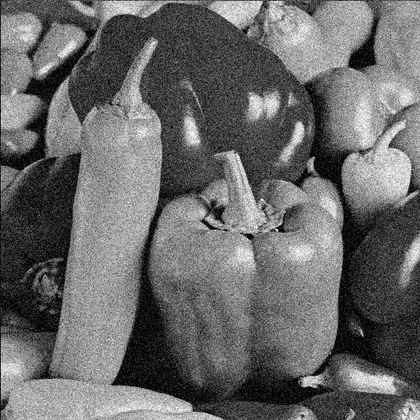
%> input picture 01_Otsu大津算法/二维OTSU/NgPeppers.tif, 420 x 420 px, shrunk from 512 x 512 before the run
$ octave testOtsuThresholding.m   (GNU Octave 9; MATLAB toolbox functions it lacks are replaced by stand-ins)
%> lines starting %> are read from the running program, lines starting %| are printed output that depends on the picture
### 01_Otsu大津算法/01_myOtsuMetod/myOtsu.m
function [finalThreshold] = myOtsu(Histogram)
%{
函数说明： 使用Otsu方法对直方图进行阈值选择函数
参数说明：
	Histogram：待处理的二值图像直方图
返回值说明：
    finalThreshold：得到的阈值
---------------------------------------------------------------------------

调用示例：[finalThreshold] = otsuThresholding(Histogram)
%}
    % 1 Otsu方法（此处使用的为累加的方法）
    wk = 0;
    muk = 0;
    L = length(Histogram);
    muT = sum((0 : L - 1) .* Histogram);
    w1 = 0;
    w2 = 0;
    mu1 = 0;
    mu2 = 0;

    for k = 1 : L
        wk = wk + Histogram(k);
        muk = muk + (k - 1) * Histogram(k);
        sigma_B(k) = (muT * wk - muk)^2 / (wk * (1 - wk));

    end

    for i = 1:L
        for k = 1:i
            w1 = w1 + Histogram(k);
            mu1 = mu1 + (k - 1) * Histogram(k);
            % mu2 = mu2 + (L - k + 1) * Histogram(k + 1);
        end
        for k = L:-1:i+1
            w2 = w2 + Histogram(k);
            mu2 = mu2 + (k - 1) * Histogram(k);
        end
        k_opt(i) = power(mu1, 2) + power(mu2, 2);
    end
    [maxValue1, threshold1] = max(k_opt);

    % 2 找到对应sigmaB的最大值索引减去1 即为所求阈值
    [maxValue, threshold] = max(sigma_B);
    finalThreshold = threshold - 1;
    disp([maxValue, threshold]);

    % 3 绘制目标函数图像，图像直方图
    % 3.1 为了便于观察sigmaB所构成的曲线（目标函数曲线），对sigmaB的值进行归一化处理
    sigmaB_Normal = (sigma_B - min(sigma_B)) ./ (max(sigma_B) - min(sigma_B));

    % 3.2 为了便于观察灰度值出现的频率构成的曲线（灰度直方图），将Histogram值进行了归一化[0,1]
    % 可能有问题
    frequencyNormal = (Histogram - min(Histogram)) ./ (max(Histogram) - min(Histogram));

    figure, hold on,
    plot(0 : (L - 1), sigmaB_Normal(:), 'r-'),
    plot([finalThreshold, finalThreshold], [0.0 1.0], 'r-.'),% 标记计算的阈值的位置
    plot(0 : (L - 1), frequencyNormal),
    xlim([0 (L - 1)]),
    title('类间方差变化曲线及其最优阈值'),
    text(finalThreshold, 0.5, ['\leftarrow' num2str(finalThreshold)], 'HorizontalAlignment', 'left'),
    hold off;
end

### 01_Otsu大津算法/01_myOtsuMetod/RegionNonuniformity.m
function [NU] = RegionNonuniformity(originImage, resultImage)
% 函数说明：计算分割图像的区域不均匀性
% 参数说明： originImage：原始图像
%           resultImage：分割后的二值图像
% 返回值:
%           NU:区域不均匀程度
%-----------------------------------------------------------------------------

% 调用实例：NU = RegionNonuniformity(originImage, resultImage)

    % 取反操作（注意此操作不一定要执行，要根据前景（目标像素）像素为白色或黑色来判断，如果为黑色则要取反操作）
    resultImage = ~resultImage;
    % 为避免点乘操作出现误差，先将数据类型变为double
    originImage = im2double(originImage);
    resultImage = im2double(resultImage);
    % 计算前景（目标）和背景像素的个数
    FT_num = nnz(resultImage);
    BT_num = nnz(~resultImage);
    % 计算整幅图像的标准差
    sigma = std2(originImage);
    % 计算前景图像
    foregroundImage = originImage .* resultImage;
    % 计算前景图像标准差
    % 操作分割出来的前景图像，将其为0的像素设置为空数组，方便计算矩阵的标准差
    foregroundImage(find(foregroundImage == 0)) = [];
    sigma_f = std(foregroundImage);
    % 计算区域的不均匀程度
    NU = (FT_num / (FT_num + BT_num)) * power(sigma_f, 2) / power(sigma, 2);

end

### 01_Otsu大津算法/01_myOtsuMetod/Q.m
function [Qe] = Q(originImage, resultImage)
% 函数说明：Q法评估分割图像的质量
% 参数说明：
%   originImage：原始图像
%   resultImage：二值图像
% 返回值说明：
%   Q：评估值，值越小越好。
%----------------------------------------------------------------------------------

% 调用示例：[Qe] = Q(originImage, resultImage)

    % 1、计算图像的大小，并调整图像数据类型
    [M, N] = size(originImage);
    maxValue = max(max(originImage));
    originImage = im2double(originImage);
    resultImage = im2double(resultImage);
    originImage = originImage * double(maxValue);

    % 2、计算前景和背景图像
    foregroundImage = originImage .* resultImage;
    backgroundImage = originImage .* ~resultImage;

    % 3、计算前景和背景图像的像素个数
    foregroundImage_size = nnz(resultImage);
    backgroundImage_size = nnz(~resultImage);

    % 4、计算前景和背景图像的总的灰度像素值
    foregroundImage_value_sum = sum(sum(foregroundImage));
    backgroundImage_value_sum = sum(sum(backgroundImage));

    % 5、计算前景和背景图像的灰度均值
    foregroundImage_value_average = foregroundImage_value_sum / foregroundImage_size;
    backgroundImage_value_average = backgroundImage_value_sum / backgroundImage_size;

    % 6、计算前景和背景图像的均值矩阵
    foregroundImage_average_matrix = resultImage .* foregroundImage_value_average;
    backgroundImage_average_matrix = ~resultImage .* backgroundImage_value_average;

    % 7、计算前景和背景图像的差值矩阵
    foregroundImage_diff_matrix = foregroundImage - foregroundImage_average_matrix;
    backgroundImage_diff_matrix = backgroundImage - backgroundImage_average_matrix;

    % 8、计算前景和背景图像的平方颜色误差
    e1_2 = sum(sum(power(foregroundImage_diff_matrix, 2)));
    e2_2 = sum(sum(power(backgroundImage_diff_matrix, 2)));

    % 9、给定RAi的值，实际上要做判断才能得出
    RA1 = 1;
    RA2 = 1;

    % 10、计算Q值
    Qe = (sqrt(2) / (N * M)) * ((e1_2 / (1 + log(foregroundImage_size)) + ...
            power((RA1 / foregroundImage_size), 2)) + ...
            (e2_2 / (1 + log(backgroundImage_size)) + ...
            power((RA2 / backgroundImage_size), 2)));
end

### 01_Otsu大津算法/01_myOtsuMetod/F.m
function [Res] = F(originImage, resultImage)
% 函数说明：F法评估分割图像的质量
% 参数说明：
%   originImage：原始图像
%   resultImage：二值图像
% 返回值说明：
%   F：评估值，值越小越好。
%----------------------------------------------------------------------------------

% 调用示例：[Res] = F(originImage, resultImage)

    % 1、计算图像的大小，并调整图像数据类型
    [M, N] = size(originImage);
    maxValue = max(max(originImage));
    originImage = im2double(originImage);
    resultImage = im2double(resultImage);
    originImage = originImage * double(maxValue);

    % 2、计算前景和背景图像
    foregroundImage = originImage .* resultImage;
    backgroundImage = originImage .* ~resultImage;

    % 3、计算前景和背景图像的像素个数
    foregroundImage_size = nnz(resultImage);
    backgroundImage_size = nnz(~resultImage);

    % 4、计算前景和背景图像的总的灰度像素值
    foregroundImage_value_sum = sum(sum(foregroundImage));
    backgroundImage_value_sum = sum(sum(backgroundImage));

    % 5、计算前景和背景图像的灰度均值
    foregroundImage_value_average = foregroundImage_value_sum / foregroundImage_size;
    backgroundImage_value_average = backgroundImage_value_sum / backgroundImage_size;

    % 6、计算前景和背景图像的均值矩阵
    foregroundImage_average_matrix = resultImage .* foregroundImage_value_average;
    backgroundImage_average_matrix = ~resultImage .* backgroundImage_value_average;

    % 7、计算前景和背景图像的差值矩阵
    foregroundImage_diff_matrix = foregroundImage - foregroundImage_average_matrix;
    backgroundImage_diff_matrix = backgroundImage - backgroundImage_average_matrix;

    % 8、计算前景和背景图像的平方颜色误差
    e1_2 = sum(sum(power(foregroundImage_diff_matrix, 2)));
    e2_2 = sum(sum(power(backgroundImage_diff_matrix, 2)));

    % 9、计算F值
    Res = (sqrt(2) / (N * M)) * ((e1_2 / sqrt(foregroundImage_size)) +...
                                (e2_2 / sqrt(backgroundImage_size)));
end

### 01_Otsu大津算法/01_myOtsuMetod/subim2bw.m
function [imgbw] = subim2bw(img, threshold)
%{
函数说明： 二值化处理函数
参数说明：
	img：待二值化处理的图像
	threshold：阈值
返回值说明：
    imgbw：分割后的二值图像
---------------------------------------------------------------------------

调用示例：[imgbw] = subim2bw(img, threshold)
%}
    imgbw = false(size(img));  % 将整幅输入的图像全部置为0/False
    imgbw(img > threshold) = true;  % 图像矩阵的像素值大于阈值的置为1/True

### 01_Otsu大津算法/01_myOtsuMetod/testOtsuThresholding.m
%% 测试Otsu阈值分割
clc,clear; close all;

%% 选取图像
% 此处文件类型可自行定义
[FileName,PathName,FilterIndex] = uigetfile({'*.tif'; '*.txt'; '*.jpg'; '*.bmp'}, ...
                                'File Selector', 'MultiSelect', 'on');
%> the answer given: ../二维OTSU/NgPeppers.tif
if FilterIndex == 1
    %定义waitbar
%     w_load = waitbar(0,'Please wait...','Name','Phase load');
    if (iscell(FileName) == 0) %若只选择一张图片，将图片存入矩阵ImageSingle中
        FileNum = 1;
%         ImageSingle = imread(strcat(PathName,FileName));
        ImageCell{1} = imread(strcat(PathName,FileName));
    else
        %若选择多张图片，将多张图片存入元胞数组ImageCell{}里
        FileNum = length(FileName);
        for num_image = 1 : FileNum
            ImageCell{num_image} = imread(strcat(PathName,FileName{num_image}));
%             waitbar(num_image / FileNum, w_load, strcat('Please wait...', num2str(fix(num_image * 100/FileNum)), '%'));
        end
%         close (w_load);
    end
end

%% 执行操作
for i = 1 : FileNum
%     Image = im2gray(im2double(ImageCell{i}));
    Image = double(ImageCell{i});

    % 1 如果是彩色图像直接转化为灰度图像
%     if (size(image, 3) == 3)  % 如果是三通道图像，将其转化为单通道图像
%         figure, imshow(image), title('Original Color Image');
%         image = rgb2gray(image);
%     end
    if ndims(Image) == 3
        figure, imshow(Image), title('The Original Color Image');
        Image = rgb2gray(Image);
    end
    % 相关图像操作

    % 2 计算直方图，并归一化直方图
    Histogram = imhist(Image);% 图像每个灰度级的像素数
    Histogram = (Histogram / sum(Histogram))';% 归一化 将竖轴显示为每种灰度级的概率

    % 3 使用OTSU方法进行阈值分割，并记录运行时间
    tic;
    threshold = myOtsu(Histogram);
    runTime = toc;

    % 4 根据选择的阈值进行二值化处理
    [imgbw] = subim2bw(Image, threshold);

    NU = RegionNonuniformity(Image, imgbw);
    QQ = Q(Image, imgbw);
    Res = F(Image, imgbw);

    % 5 绘制结果图像
    figure(i),
    subplot(2, 2, 1), imshow(Image), title('原始图像');
    subplot(2, 2, 2), imhist(Image), title('原始图像直方图');
    subplot(2, 2, 3), imshow(imgbw), title('基于Otsu的阈值分割结果');
    subplot(2, 2, 4);
% [6 lines of commented-out code are left out]
end
%> this loop made 1 pass
%> (muT in myOtsu, threshold, FT_num in RegionNonuniformity, BT_num in RegionNonuniformity, sigma in RegionNonuniformity, sigma_f in RegionNonuniformity, NU) on pass 1: (252.7, 0, 1585, 174815, 58.85, NaN, NaN)
%> pass 1, `threshold = myOtsu(Histogram);`:
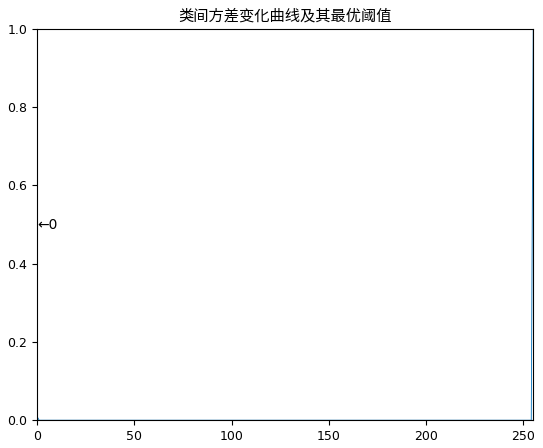
%> figure redrawn from the program's plot data; curve peaks at x = 255, y = 1
%> pass 1, `[imgbw] = subim2bw(Image, threshold);`:
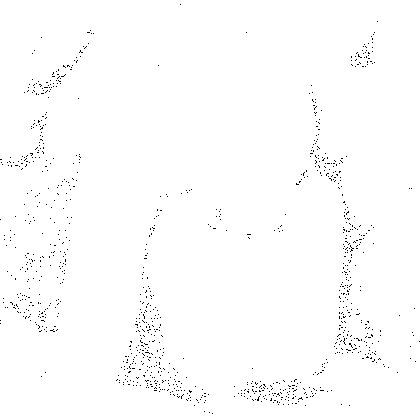
%> imgbw: size 420x420 logical; 99.1% white; black in thin lines or dots
%> pass 1, `title('基于Otsu的阈值分割结果')`:
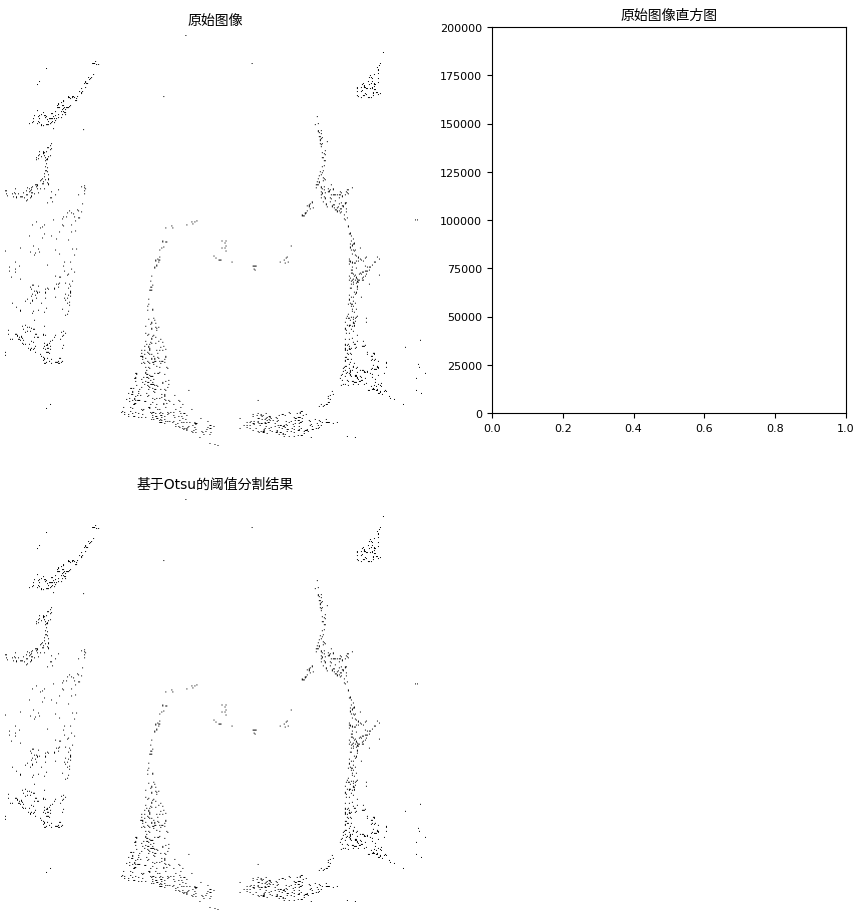
%> figure redrawn from the program's plot data, 3 panels
